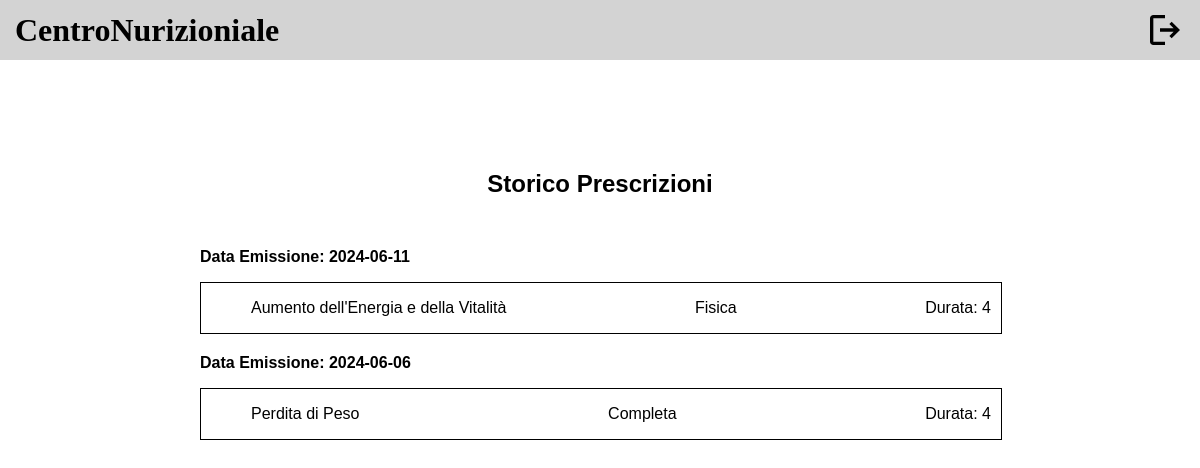
Before: /public/storicoPrescrizioni.php (signed in) with the older database file.
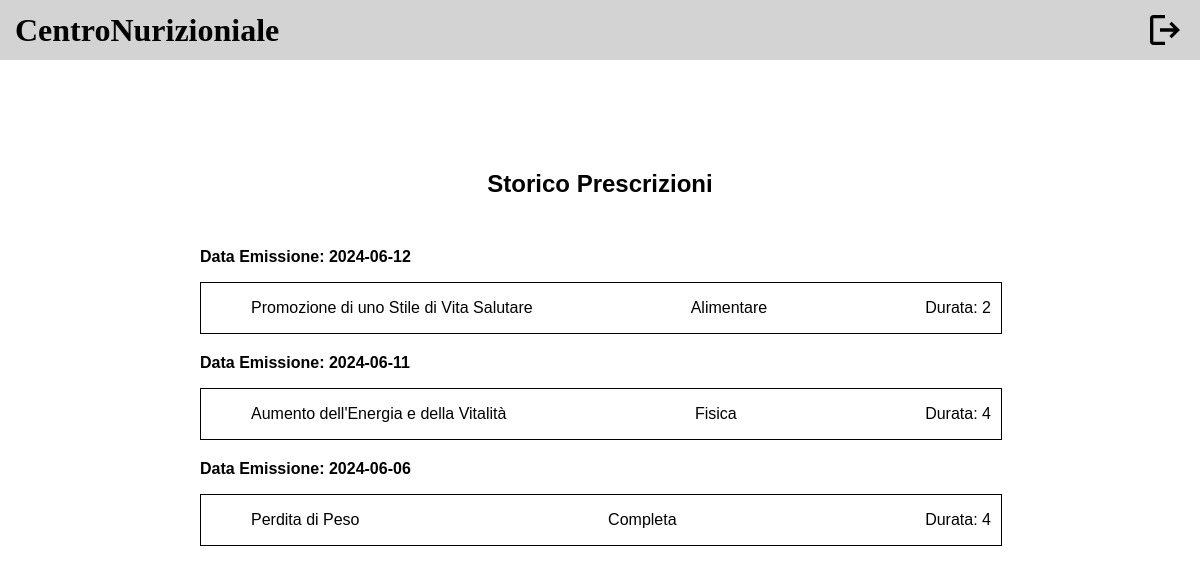
After: the same page with the newer database file.
### tables this page shows
CREATE TABLE `scheda` (
  `CodiceScheda` int(11) NOT NULL,
  `dataInizioValidita` date NOT NULL,
  `Durata` int(11) NOT NULL,
  `IDCliente` int(11) NOT NULL,
  `CodiceObiettivo` int(11) NOT NULL
);

CREATE TABLE `obiettivo` (
  `Descrizione` varchar(100) NOT NULL,
  `CodiceObiettivo` int(11) NOT NULL
);

CREATE TABLE `consulenza` (
  `IDNutrizionista` int(11) NOT NULL,
  `IDCliente` int(11) NOT NULL,
  `OraInizio` time NOT NULL,
  `Giorno` date NOT NULL,
  `CodiceScheda` int(11) NOT NULL,
  `OraFine` time NOT NULL,
  `Completa` char(1) NOT NULL,
  `Presenza` char(1) DEFAULT NULL,
  `Online` char(1) DEFAULT NULL,
  `Tipo` varchar(20) NOT NULL
);

### db/database.php (called while the page is built, shortened)
<?php
require_once ("schedaTable.php");
class DatabaseConnection
{
    private $schedaTable;
    public function __construct($servername, $username, $password, $dbname, $port)
    {
        $this->db = new mysqli($servername, $username, $password, $dbname, $port);
        $this->schedaTable = new SchedaTable($this->db);
    }
    public function getSchedaTable(){
        return $this->schedaTable;
    }
}

### bootstrap.php (called while the page is built, shortened)
<?php
require_once ("db/database.php");
$dbh = new DatabaseConnection("localhost", "root", "", "centronutrizionale", 3306);
?>

### db/schedaTable.php (called while the page is built, shortened)
<?php
class SchedaTable
{
    private $db;
    public function __construct($db)
    {
        $this->db = $db;
    }
    public function getStoricoSchede($idCliente)
    {
        $stmt = $this->db->prepare("SELECT s.Durata, s.DataInizioValidita, o.Descrizione AS Obiettivo, c.Tipo, s.CodiceScheda
                                    FROM scheda s
                                    JOIN obiettivo o ON s.CodiceObiettivo = o.CodiceObiettivo
                                    LEFT JOIN consulenza c ON s.CodiceScheda = c.CodiceScheda
                                    WHERE s.IDCliente=?
                                    ORDER BY s.DataInizioValidita DESC");
        $stmt->bind_param('i', $idCliente);
        $stmt->execute();
        $result = $stmt->get_result();
        return $result->fetch_all(MYSQLI_ASSOC);
    }
}
?>

### storicoSchede.php (called while the page is built)
<?php
require_once("bootstrap.php");
if(isUserLoggedIn()){
    $templateparams["storico"] = $dbh->getSchedaTable()->getStoricoSchede($_SESSION["id"]);
} else{
    header("Location: login.php");
}
?>

### public/storicoPrescrizioni.php (the view, shortened to what this page needs)
<!DOCTYPE html>
<html lang="it">
<head>
    <link rel="stylesheet" href="../template/header/header.css">
    <link rel="stylesheet" href="styles/storicoPrescrizioni.css">
</head>
<body>
    <?php include ("../template/header/headerCliente.html");
    require("../storicoSchede.php"); ?>
    <main>
        <section>
            <h1>Storico Prescrizioni</h1>
            <?php foreach($templateparams["storico"] as $scheda): ?>
            <article data-codScheda="<?php echo $scheda["CodiceScheda"] ?>" class="schede">
                <p>Data Emissione: <?php echo $scheda["DataInizioValidita"]; ?></p>
                <div onclick="window.location.href='vecchiaPrescrizione.php'" class="result">
                    <ul>
                        <li><?php echo $scheda["Obiettivo"]; ?></li>
                        <li><?php echo $scheda["Tipo"]; ?></li>
                        <li>Durata: <?php echo $scheda["Durata"]; ?></li>
                    </ul>
                </div>
            </article>
            <?php endforeach; ?>
        </section>
    </main>
</body>
</html>

Changed rows visible on the page:
added scheda: dataInizioValidita "2024-06-12", CodiceObiettivo.Descrizione "Promozione di uno Stile di Vita Salutare", consulenza.Tipo "Alimentare", Durata "2"
